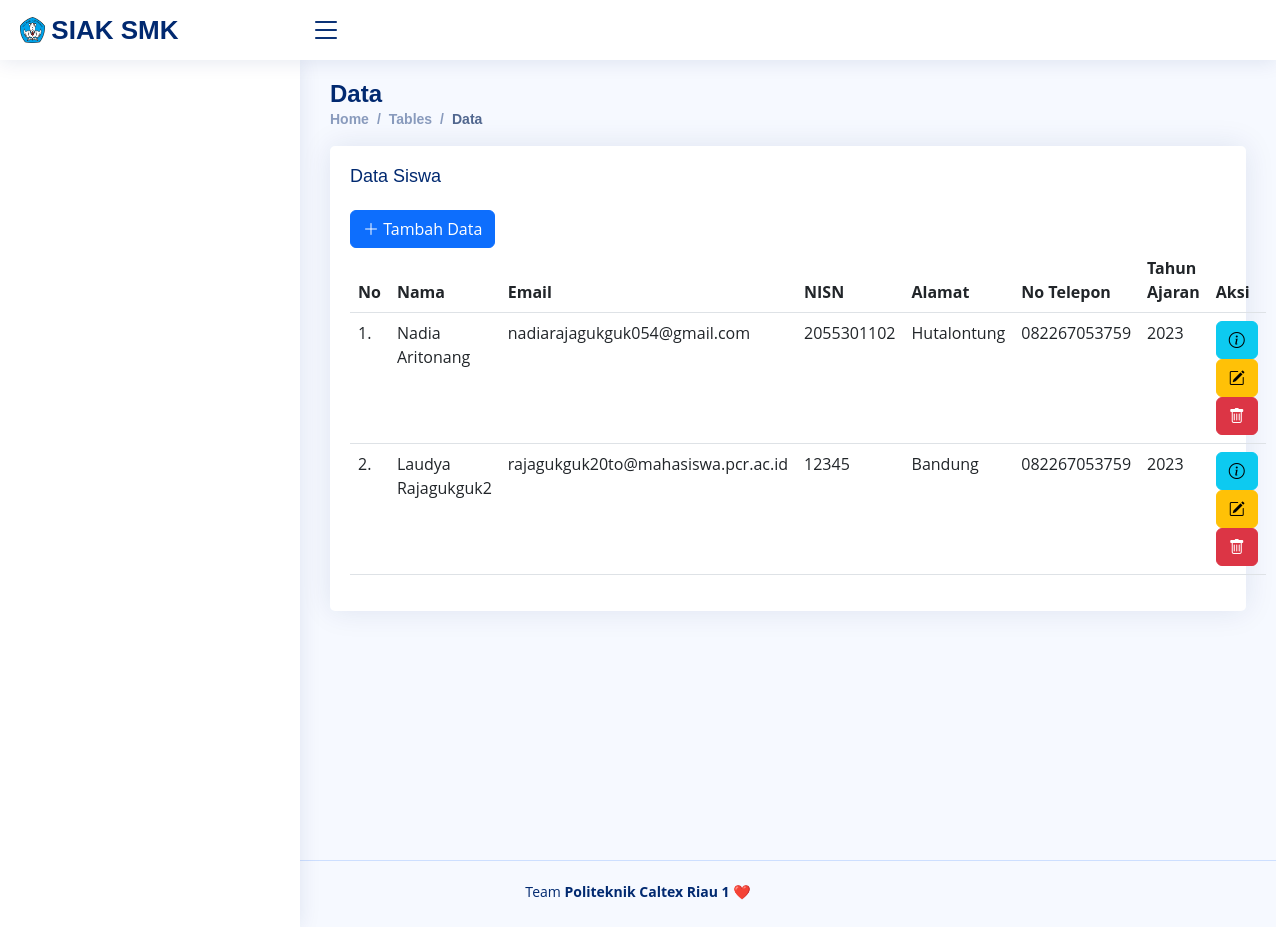
/index.php/siswa, run on the app's committed database.
### tables this page shows
CREATE TABLE `siswa` (
  `id_siswa` int(10) NOT NULL,
  `password` varchar(100) NOT NULL,
  `nama` varchar(100) NOT NULL,
  `kelas` int(100) NOT NULL,
  `jurusan` int(100) NOT NULL,
  `semester` enum('Satu','Dua','Tiga','Empat','Lima','Enam') NOT NULL,
  `nisn` varchar(100) NOT NULL,
  `email` varchar(100) NOT NULL,
  `alamat` varchar(100) NOT NULL,
  `jk` enum('Laki-Laki','Perempuan') NOT NULL,
  `agama` enum('Islam','Kristen Protestan','Katolik','Hindu','Buddha','Konghucu') NOT NULL,
  `tmptlahir` varchar(100) NOT NULL,
  `tgllahir` date NOT NULL,
  `notelp` varchar(15) NOT NULL,
  `thnajaran` varchar(20) NOT NULL,
  `tingkat` int(20) NOT NULL,
  `status` enum('lulus','tidak lulus') NOT NULL,
  `gambar` varchar(500) NOT NULL,
  `nama_ortu` varchar(100) NOT NULL,
  `alamat_ortu` varchar(100) NOT NULL,
  `pekerjaan_ortu` varchar(100) NOT NULL
);

### application/controllers/Siswa.php (called while the page is built, shortened)
<?php
class Siswa extends CI_Controller
{
    public function __construct()
    {
        $this->load->model('Siswa_model');
        $this->load->model('Jurusan_model');
        $this->load->model('Kelas_model');
    }
    public function index()
    {
        $data['judul'] = "Halaman Siswa";
        $data['siswa'] = $this->Siswa_model->get();
        $this->load->view("layout/header", $data);
        $this->load->view("siswa/vw_siswa", $data);
        $this->load->view("layout/footer", $data);
    }
}
?>

### index.php (called while the page is built, shortened)
<?php
require_once BASEPATH.'core/CodeIgniter.php';

### application/models/Siswa_model.php (called while the page is built, shortened)
<?php
class Siswa_model extends CI_Model
{
    public $table = 'siswa';
    public function get()
    {
        $this->db->from($this->table);
        $query = $this->db->get();
        return $query->result_array();
    }
}
?>

### application/views/siswa/vw_siswa.php (the view, shortened to what this page needs)
<main id="main" class="main">
    <div class="pagetitle">
        <h1>Data</h1>
        <nav>
            <ol class="breadcrumb">
                <li class="breadcrumb-item"><a href="index.html">Home</a></li>
                <li class="breadcrumb-item">Tables</li>
                <li class="breadcrumb-item active">Data</li>
            </ol>
        </nav>
    </div>
    <section class="section">
        <div class="row">
            <div class="col-lg-12">
                <div class="card">
                    <div class="card-body">
                        <h5 class="card-title">Data Siswa</h5>
                        <div class="col-md-6">
                            <a href="<?= base_url() ?>Siswa/tambah" class="btn btn-primary">
                                <i class="bi bi-plus-lg"></i> Tambah Data
                            </a>
                        </div>
                        <table class="table datatable">
                            <thead>
                                <tr>
                                    <th scope="col">No</th>
                                    <th scope="col">Nama</th>
                                    <th scope="col">Email</th>
                                    <th scope="col">NISN</th>
                                    <th scope="col">Alamat</th>
                                    <th scope="col">No Telepon</th>
                                    <th scope="col">Tahun Ajaran</th>
                                    <th scope="col">Aksi</th>
                                </tr>
                            </thead>
                            <tbody>
                                <?php $i = 1; ?>
                                <?php foreach ($siswa as $us) : ?>
                                <tr>
                                    <td><?= $i; ?>.</td>
                                    <td><?= $us['nama']; ?></td>
                                    <td><?= $us['email']; ?></td>
                                    <td><?= $us['nisn']; ?></td>
                                    <td><?= $us['alamat']; ?></td>
                                    <td><?= $us['notelp']; ?></td>
                                    <td><?= $us['thnajaran']; ?></td>
                                    <td>
                                        <a href="<?= base_url('Siswa/detail/') . $us['id_siswa']; ?>"
                                            class="btn btn-info"><i class="bi bi-info-circle"></i></a>
                                        <a href="<?= base_url('Siswa/edit/') . $us['id_siswa']; ?>"
                                            class="btn btn-warning"><i class="bi bi-pencil-square"></i></a>
                                        <button type="button" class="btn btn-danger"
                                            onclick="hapusSiswa(<?= $us['id_siswa']; ?>)"><i
                                                class="bi bi-trash"></i></button>
                                    </td>
                                </tr>
                                <?php $i++; ?>
                                <?php endforeach; ?>
                            </tbody>
                        </table>
                    </div>
                </div>
            </div>
        </div>
    </section>
</main>

### assets/css/style.css (style rules this page uses)
:root { scroll-behavior: smooth; }
body { font-family: "Open Sans", sans-serif; background: #f6f9ff; color: #444444; }
a { color: #4154f1; text-decoration: none; }
h1, h2, h3, h4, h5, h6 { font-family: "Nunito", sans-serif; }
#main { margin-top: 60px; padding: 20px 30px; transition: all 0.3s; min-height: 100vh; }
.pagetitle { margin-bottom: 10px; }
.pagetitle h1 { font-size: 24px; margin-bottom: 0; font-weight: 600; color: #012970; }
.card { margin-bottom: 30px; border: none; border-radius: 5px; box-shadow: 0px 0 30px rgba(1, 41, 112, 0.1); margin-left: auto; margin-right: auto; }
.card-title { padding: 20px 0 15px 0; font-size: 18px; font-weight: 500; color: #012970; font-family: "Poppins", sans-serif; }
.card-body { padding: 0 20px 20px 20px; }
.breadcrumb { font-size: 14px; font-family: "Nunito", sans-serif; color: #899bbd; font-weight: 600; }
.breadcrumb a { color: #899bbd; transition: 0.3s; }
.breadcrumb .breadcrumb-item::before { color: #899bbd; }
.breadcrumb .active { color: #51678f; font-weight: 600; }
@media (min-width: 1200px) { #main { margin-left: 300px; } }

### data on the page
siswa: nama "Nadia Aritonang", email "nadiarajagukguk054@gmail.com", nisn "2055301102", alamat "Hutalontung", notelp "082267053759", thnajaran "2023"
siswa: nama "Laudya Rajagukguk2", email "rajagukguk20to@mahasiswa.pcr.ac.id", nisn "12345", alamat "Bandung", notelp "082267053759", thnajaran "2023"
